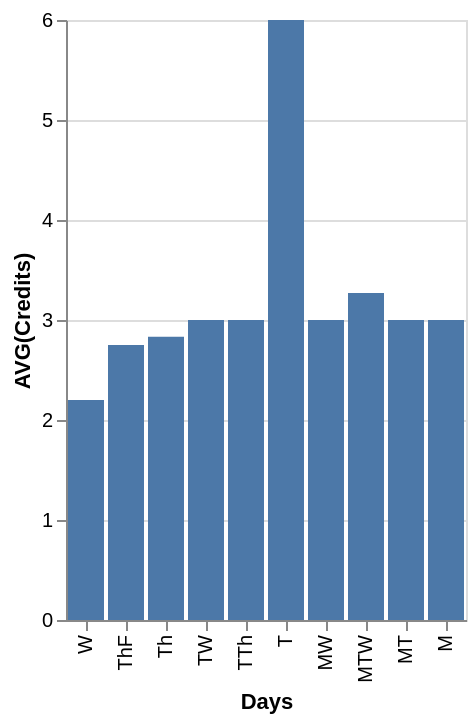

Write the Vega-Lite specification saved for this chart.
### Vega-Lite specification from a JSON file in a GitHub repository (floating-point values rounded to 4 significant figures)
{"data": {"values": [{"x_data": "M", "y_data": 3}, {"x_data": "MT", "y_data": 3}, {"x_data": "MTW", "y_data": 3.27}, {"x_data": "MW", "y_data": 3}, {"x_data": "T", "y_data": 3}, {"x_data": "TTh", "y_data": 3}, {"x_data": "TW", "y_data": 3}, {"x_data": "Th", "y_data": 2.833}, {"x_data": "ThF", "y_data": 2.75}, {"x_data": "T", "y_data": 3}, {"x_data": "W", "y_data": 2.2}]}, "mark": "bar", "encoding": {"x": {"field": "x_data", "type": "nominal", "title": "Days", "sort": "descending"}, "y": {"field": "y_data", "type": "quantitative", "title": "AVG(Credits)"}}}
